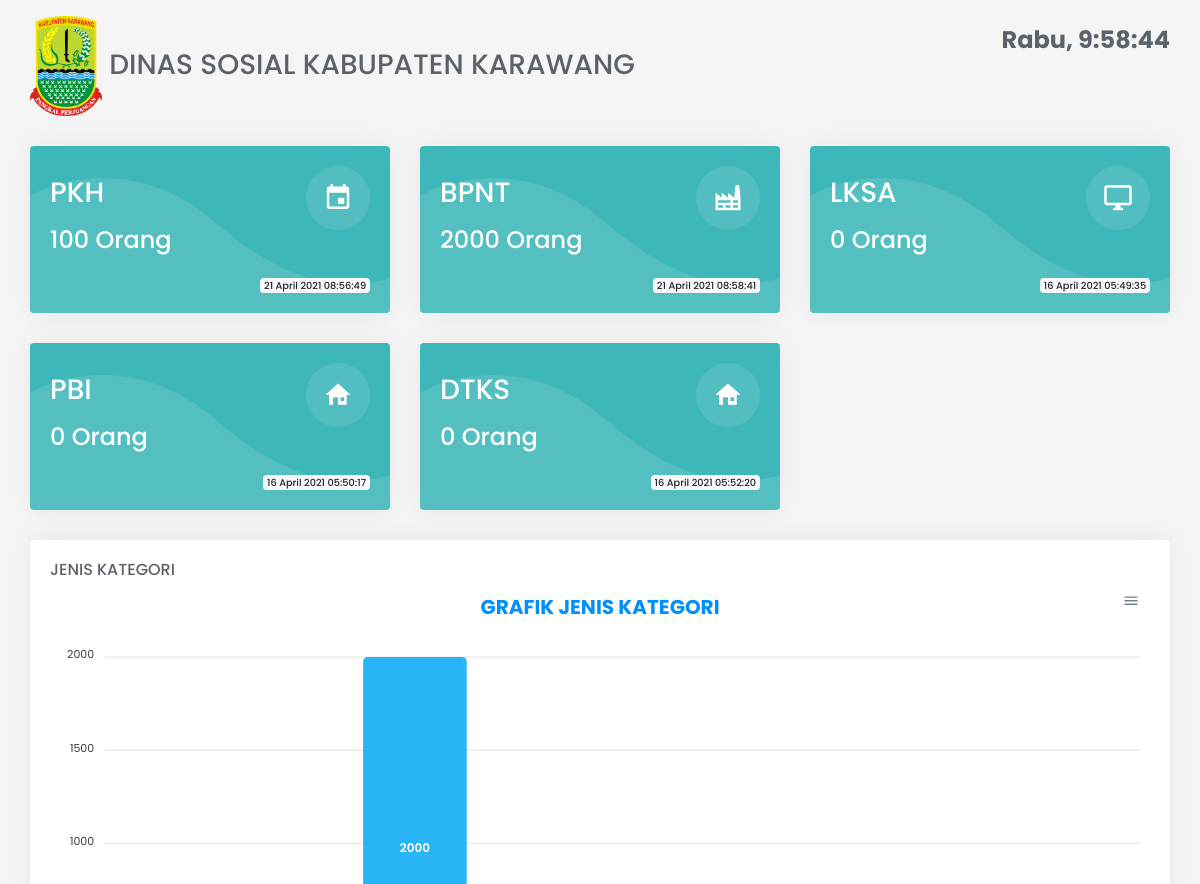
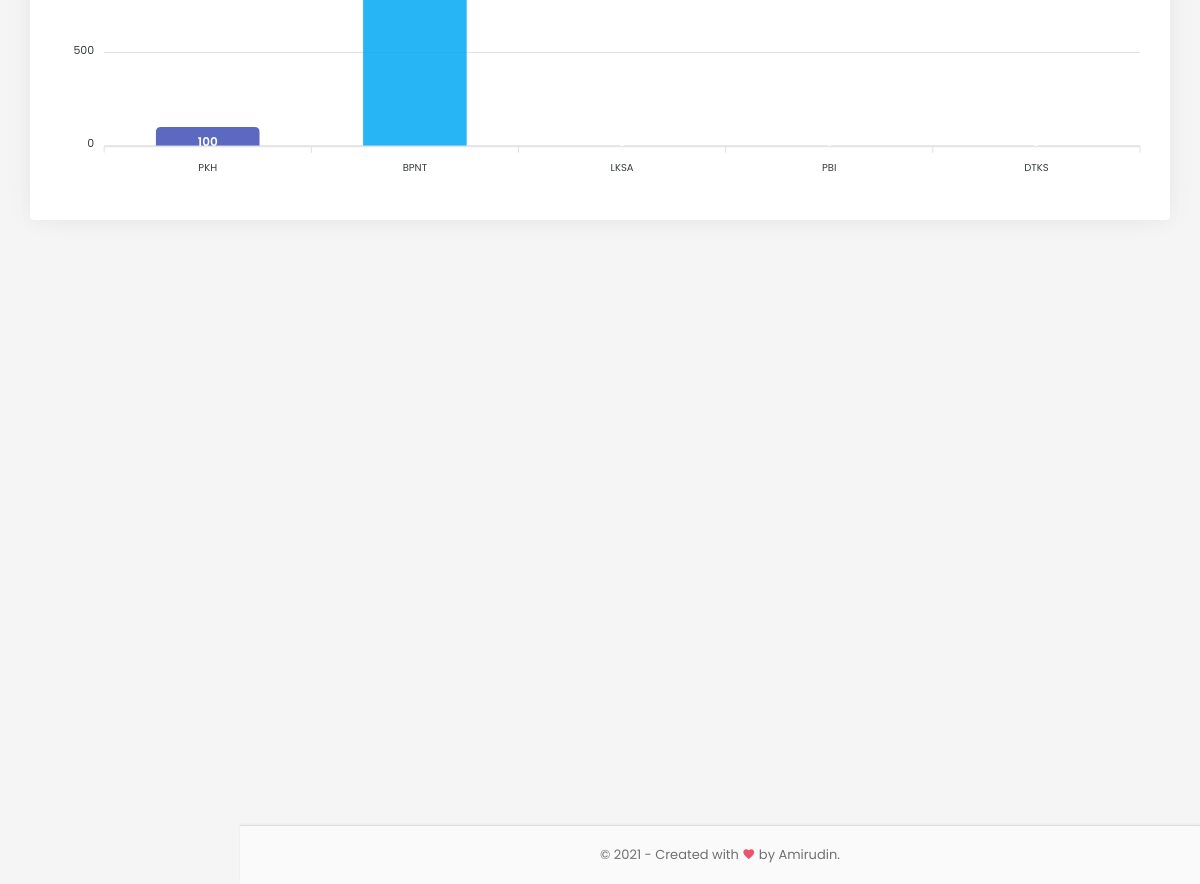
The page / on the database its author committed (2 pictures, top to bottom).
### tables this page shows
CREATE TABLE `tb_data`  (
  `id` int(11) NOT NULL AUTO_INCREMENT,
  `jenis` varchar(16) NULL DEFAULT NULL,
  `total` int(11) NULL DEFAULT NULL,
  `tanggal` date NOT NULL,
  `created_at` datetime(0) NULL DEFAULT current_timestamp(0),
  PRIMARY KEY (`id`) USING BTREE
);

### application/controllers/Dashboard.php (called while the page is built, shortened)
<?php
class Dashboard extends CI_Controller
{
	public function __construct()
	{
		$this->load->library('form_validation');
		$this->load->helper('url');
		$this->load->library('session');
	}
	public function index()
	{
		$data['pkh'] = $this->dataHandle->other_query("SELECT total, created_at from tb_data where jenis = 'PKH' ORDER BY id DESC LIMIT 1")->row();
		$data['bpnt'] = $this->dataHandle->other_query("SELECT total, created_at from tb_data where jenis = 'BPNT' ORDER BY id DESC LIMIT 1")->row();
		$data['lksa'] = $this->dataHandle->other_query("SELECT total, created_at from tb_data where jenis = 'LKSA' ORDER BY id DESC LIMIT 1")->row();
		$data['pbi'] = $this->dataHandle->other_query("SELECT total, created_at from tb_data where jenis = 'PBI' ORDER BY id DESC LIMIT 1")->row();
		$data['dtks'] = $this->dataHandle->other_query("SELECT total, created_at from tb_data where jenis = 'DTKS' ORDER BY id DESC LIMIT 1")->row();
		$d_jenis = "['PKH', 'BPNT', 'LKSA', 'PBI', 'DTKS']";
		$d_total = "[" . $data['pkh']->total . "," . $data['bpnt']->total . "," . $data['lksa']->total . "," . $data['pbi']->total . "," . $data['dtks']->total . "]";
		$data['jenis'] = $d_jenis;
		$data['total'] = $d_total;
		$this->load->view('dashboard', $data);
	}
}

### index.php (called while the page is built, shortened)
<?php
require_once BASEPATH.'core/CodeIgniter.php';

### application/models/DataHandle.php (called while the page is built, shortened)
<?php
class DataHandle extends CI_Model
{
	function other_query($query)
	{
		return $this->db->query($query);
	}
}

### application/helpers/tgl_indo_helper.php (called while the page is built, shortened)
<?php if (!defined('BASEPATH')) exit('No direct script access allowed');
if (!function_exists('tgl_indo')) {
    function tgl_indo($tgl)
    {
        $ubah = gmdate($tgl, time() + 60 * 60 * 8);
        $pecah = explode("-", $ubah);
        $tanggal = $pecah[2];
        $bulan = bulan($pecah[1]);
        $tahun = $pecah[0];
        return $tanggal . ' ' . $bulan . ' ' . $tahun;
    }
}
if (!function_exists('bulan')) {
    function bulan($bln)
    {
        switch ($bln) {
            case 4:
                return "April";
                break;
        }
    }
}

### application/views/dashboard.php (the view, shortened to what this page needs)
<!DOCTYPE html>
<html lang="en">
<head>
    <link href="<?= base_url() ?>assets/css/bootstrap.min.css" rel="stylesheet" type="text/css">
    <link href="<?= base_url() ?>assets/css/metismenu.min.css" rel="stylesheet" type="text/css">
    <link href="<?= base_url() ?>assets/css/icons.css" rel="stylesheet" type="text/css">
    <link href="<?= base_url() ?>assets/css/style.css" rel="stylesheet" type="text/css">
    <link href="<?= base_url() ?>assets/css/sweetalert2.css" rel="stylesheet" type="text/css">
</head>
<body onload="startTime()">
    <div id="wrapper">
        <div class="content-page">
            <div class="content">
                <div class="container-fluid">
                    <div class="row m-b-20">
                        <div class="col-sm-12">
                            <div class="invoice-title">
                                <h4 class="float-right font-32"><strong id="jam"></strong></h4>
                                <h3 class="mt-0">
                                    <img src="<?= base_url() ?>assets/images/logo_karawang.png" alt="logo" height="100"> DINAS SOSIAL KABUPATEN KARAWANG
                                </h3>
                            </div>
                        </div>
                    </div>
                    <div class="row">
                        <div class="col-xl-4 col-md-6">
                            <div class="card mini-stat bg-primary">
                                <div class="card-body mini-stat-img">
                                    <div class="mini-stat-icon">
                                        <i class="mdi mdi-calendar float-right"></i>
                                    </div>
                                    <div class="text-white">
                                        <h3 class="text-uppercase mb-3">PKH</h3>
                                        <h4 class="mb-4"><?= $pkh->total ?> Orang</h4>
                                        <span class="badge badge-light float-right"> <?= tgl_indo(date('Y-m-d', strtotime($pkh->created_at))) . ' ' . date('h:i:s', strtotime($pkh->created_at)) ?> </span>
                                    </div>
                                </div>
                            </div>
                        </div>
                        <div class="col-xl-4 col-md-6">
                            <div class="card mini-stat bg-primary">
                                <div class="card-body mini-stat-img">
                                    <div class="mini-stat-icon">
                                        <i class="mdi mdi-factory float-right"></i>
                                    </div>
                                    <div class="text-white">
                                        <h3 class="text-uppercase mb-3">BPNT</h3>
                                        <h4 class="mb-4"><?= $bpnt->total ?> Orang</h4>
                                        <span class="badge badge-light float-right"> <?= tgl_indo(date('Y-m-d', strtotime($bpnt->created_at))) . ' ' . date('h:i:s', strtotime($bpnt->created_at)) ?> </span>
                                    </div>
                                </div>
                            </div>
                        </div>
                        <div class="col-xl-4 col-md-6">
                            <div class="card mini-stat bg-primary">
                                <div class="card-body mini-stat-img">
                                    <div class="mini-stat-icon">
                                        <i class="mdi mdi-monitor float-right"></i>
                                    </div>
                                    <div class="text-white">
                                        <h3 class="text-uppercase mb-3">LKSA</h3>
                                        <h4 class="mb-4"><?= $lksa->total ?> Orang</h4>
                                        <span class="badge badge-light float-right"> <?= tgl_indo(date('Y-m-d', strtotime($lksa->created_at))) . ' ' . date('h:i:s', strtotime($lksa->created_at)) ?> </span>
                                    </div>
                                </div>
                            </div>
                        </div>
                        <div class="col-xl-4 col-md-6">
                            <div class="card mini-stat bg-primary">
                                <div class="card-body mini-stat-img">
                                    <div class="mini-stat-icon">
                                        <i class="mdi mdi-home-variant float-right"></i>
                                    </div>
                                    <div class="text-white">
                                        <h3 class="text-uppercase mb-3">PBI</h3>
                                        <h4 class="mb-4"><?= $pbi->total ?> Orang</h4>
                                        <span class="badge badge-light float-right"> <?= tgl_indo(date('Y-m-d', strtotime($pbi->created_at))) . ' ' . date('h:i:s', strtotime($pbi->created_at)) ?> </span>
                                    </div>
                                </div>
                            </div>
                        </div>
                        <div class="col-xl-4 col-md-6">
                            <div class="card mini-stat bg-primary">
                                <div class="card-body mini-stat-img">
                                    <div class="mini-stat-icon">
                                        <i class="mdi mdi-home-variant float-right"></i>
                                    </div>
                                    <div class="text-white">
                                        <h3 class="text-uppercase mb-3">DTKS</h3>
                                        <h4 class="mb-4"><?= $dtks->total ?> Orang</h4>
                                        <span class="badge badge-light float-right"> <?= tgl_indo(date('Y-m-d', strtotime($dtks->created_at))) . ' ' . date('h:i:s', strtotime($dtks->created_at)) ?> </span>
                                    </div>
                                </div>
                            </div>
                        </div>
                    </div>
                    <div class="row">
                        <div class="col-xl-12">
                            <div class="card m-b-20">
                                <div class="card-body">
                                    <h4 class="mt-0 header-title">JENIS KATEGORI</h4>
                                    <div id="chart-kecamatan" class="dashboard-charts morris-charts"></div>
                                </div>
                            </div>
                        </div>
                    </div>
                </div>
            </div>
            <footer class="footer">
                © <?= date('Y') ?> - <span class="d-none d-sm-inline-block"> Created with <i class="mdi mdi-heart text-danger"></i> by Amirudin</span>.
            </footer>
        </div>
    </div>
</body>
</html>

### assets/css/style.css (style rules this page uses)
body { background-repeat: repeat; background: #f5f5f5; font-family: "Poppins", sans-serif; color: #5b626b; font-size: 13px; }
html { overflow-x: hidden; position: relative; min-height: 100%; }
h1, h2, h3, h4, h5, h6 { margin: 10px 0; }
.footer { bottom: 0; text-align: center; padding: 20px 30px; position: absolute; right: 0; left: 240px; background-color: #fafafa; -webkit-box-shadow: 0px -1px 2px 0px rgba(0, 0, 0, 0.05); box-shadow: 0px -1px 2px 0px rgba(0, 0, 0, 0.05); }
#wrapper { height: 100%; overflow: hidden; width: 100%; }
.bg-primary { background-color: #3eb7ba !important; }
.text-white { color: #ffffff !important; }
.text-danger { color: #ec536c !important; }
.badge { font-weight: 500; }
.m-b-20 { margin-bottom: 20px; }
.header-title { font-size: 16px; }
.content-page { margin-left: 240px; overflow: hidden; }
.content-page .content { padding: 0 15px 10px 15px; margin-top: 70px; margin-bottom: 60px; }
.footer { border-top: 1px solid rgba(112, 112, 112, 0.2); bottom: 0; text-align: center !important; padding: 19px 30px 20px; position: absolute; right: 0; left: 240px; color: #707070; }
.card { border: none; -webkit-box-shadow: 0 -3px 31px 0 rgba(0, 0, 0, 0.05), 0 6px 20px 0 rgba(0, 0, 0, 0.02); box-shadow: 0 -3px 31px 0 rgba(0, 0, 0, 0.05), 0 6px 20px 0 rgba(0, 0, 0, 0.02); margin-bottom: 30px; }
.mini-stat { border: none; }
.mini-stat .mini-stat-img { background: url(../images/bg-1.png); background-size: cover; }
.mini-stat .mini-stat-icon i { font-size: 30px; width: 64px; height: 64px; line-height: 64px; text-align: center; color: #ffffff !important; border-radius: 50%; background: rgba(255, 255, 255, 0.1); display: inline-block; }
.dashboard-charts { height: 300px; }

### application/views/dashboard.php (style rules this page uses)
.content-page { margin: 0 !important; }
.content-page .content { margin-top: 1rem !important; }

### rows shown on the page
tb_data: total "100", created_at "21 April 2021", created_at "08:56:49"
tb_data: total "2000", created_at "21 April 2021", created_at "08:58:41"
tb_data: total "0", created_at "16 April 2021", created_at "05:49:35"
tb_data: total "0", created_at "16 April 2021", created_at "05:50:17"
tb_data: total "0", created_at "16 April 2021", created_at "05:52:20"
